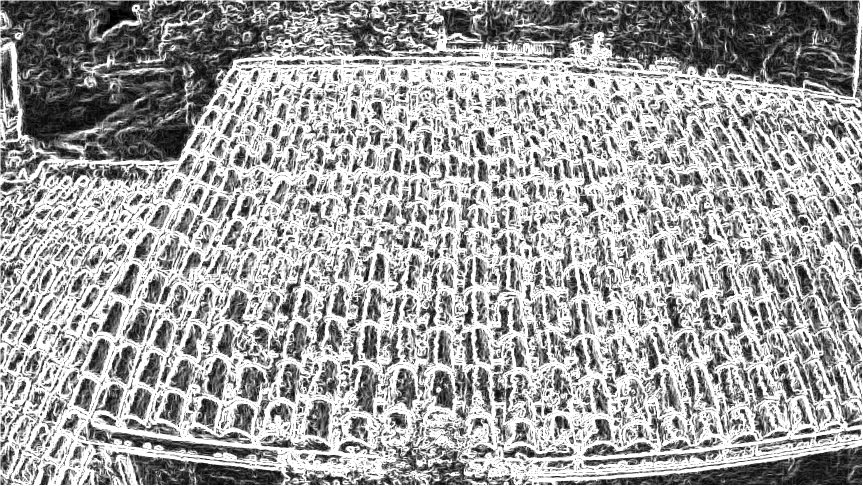
#> input picture transfo.png, 1725 x 971 px, found by its file name (shown at 1/2 size)
$ python Lignes.py   (Python 2 division)
#> lines starting #> are read from the running program, lines starting #| are printed output that depends on the picture
import matplotlib.pyplot as plt

from PIL import Image
from math import sqrt
import numpy as np

path = "../la-start-up/transfo.png" # Image path
img = Image.open(path)
#> img is the input picture: PIL image 1725x971 RGB; min 0, max 255, mean 161.3
width, height = img.size
#> width = 1725; height = 971
newimg = Image.new("RGB", (width, height), "white")
#> newimg: PIL image 1725x971 RGB; every value is 255

LZ = []
LI = []
L = []
Temp =[]
TempI = []
TempZ = []

np.array(L)


inc = 0
front = 4 #permet de prendre une ligne toute les front lignes


Ave = []
Ave2 = []
Stdev = []
Stdev2 = []


l = 0
n = 0
s = 0
s2 = 0
a = 0
a2 = 0

for y in range (1, height - 1):

    inc += 1

    if (inc == front):
        n += 1
        inc = 0

        for x in range (1, width - 1):
            p = img.getpixel((x, y))
            Temp.append(p[0])
        L.append(Temp)
        Temp = []

    l += 1
    po = l*10000/height
    po =float(po)/float(100)
    print po,"%"
#> after the loop, L = 242 items; Temp = []; inc = 1; l = 969; n = 242


print "100 % *******************************************************************************************************"
l = 0

for y in range (0, n - 1):
    for i in L[y]:
        a += i
    a = float(int(float(a)/float(width)*100)/float(100))
    Ave.append(a);

    for i in L[y]:
        s += pow(i - a, 2)
    s = float(int(sqrt(float(s)/float(width))*100)/float(100))
    Stdev.append(s)

    for i in range(0, width - 2):
        if (L[y][i] >= a + 2*s):
            TempI.append(L[y][i])

        else:
            TempI.append(0)

    LI.append(TempI)
    TempI = []

    l += 1
    po = l*10000/n
    po =float(po)/float(100)
    print po,"%"
#> this loop made 241 passes
#> po on passes 1 to 3: 0.41, 0.82, 1.23
#| 0.41 %
#| 0.82 %
#| 1.23 %
#| 1.65 %
#| 2.06 %
#| 2.47 %
#| 2.89 %
#| 3.3 %
#> (further printed lines are left out)
#> after the loop, Ave = 241 values, max 193.2 at index 115, min 84.64 at index 2, mean 160.7; LI = 241 items; Stdev = 241 values, max 95.45 at index 235, min 62.29 at index 14, mean 81.45; a = 100.1; l = 241; s = 80.35

print "100 % *******************************************************************************************************"
l = 0

def autocorr(rank):
#> called with rank = 160
    z = 0
    Z = []
    for tau in range (0, len(L[rank]) - 1):
        for i in range(tau, len(L[rank]) - 1):
            z += (L[rank][i] - Ave[rank])*(L[rank][i - tau] - Ave[rank])
        Z.append(z)
        z = 0
    return Z;

Z = autocorr(160)

for i in Z:
    a2 += i
#> this loop made 1722 passes
#> i on passes 1 to 3: 11528668.3, 9513066.4, 6945298.8
a2 = float(int(float(a2)/float(width)*100)/float(100))
Ave2.append(a2);

for i in Z:
    s2 += pow(i - a2, 2)
s2 = float(int(sqrt(float(s2)/float(width))*100)/float(100))
Stdev2.append(s2)


for i in Z:
    if (i >= a2 + s2):
        TempZ.append(i)

    else:
        TempZ.append(0)

    LZ.append(TempZ)
    TempZ = []

    l += 1
    po = l*10000/len(Z)
    po =float(po)/float(100)
    print po,"%"

print "100 % *******************************************************************************************************"

print "\n    AVERAGES :", Ave,"\n    STANDARD DEVIATIONS :", Stdev
#> (printed output is left out)

plt.figure(1)

plt.subplot(211)
plt.grid(True)

plt.plot(L[160], '^')#Affichage de la ligne voulue.
plt.plot(LI[160], '*')#Affichage en superposition des pics d'Intensity
plt.xlabel('Sample')
plt.ylabel('Intensity')

plt.subplot(212)
plt.grid(True)
plt.plot(Z, '+')
plt.plot(LZ, '*')
plt.xlabel('Sample')
plt.ylabel('Correlation')

plt.show(True)
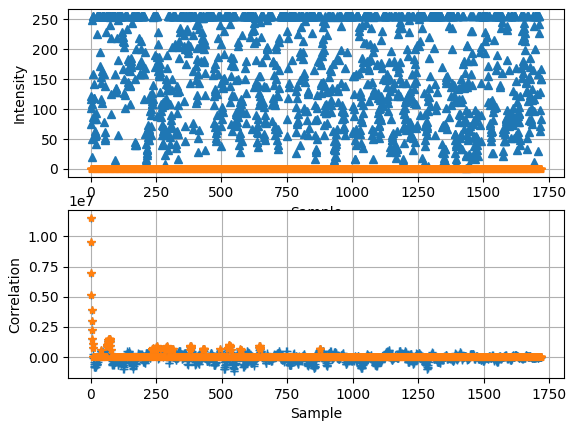
#> figure drawn by matplotlib, 2 panels; panel 1: curve peaks at x = 8, y = 255; panel 2: curve peaks at x = 0, y = 11528668.3; panel 2: curve peaks at x = 0, y = 11528668.3

$ run again, with tuile4.png copied over transfo.png
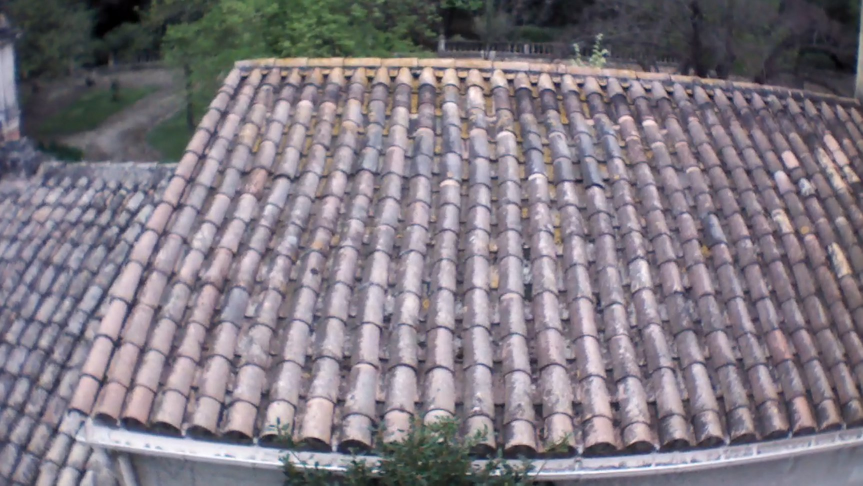
#> input picture tuile4.png, 1725 x 971 px, found by its file name (shown at 1/2 size)
#> img is the input picture: PIL image 1725x971 RGB; mean R, G, B 127.6, 120.7, 129.8
#> newimg: PIL image 1725x971 RGB; every value is 255
#> after the loop `for y in range (1, height - 1):`: L = 242 items; Temp = []; inc = 1; l = 969; n = 242
#> the loop `for y in range (0, n - 1):` made 241 passes
#> po on passes 1 to 3: 0.41, 0.82, 1.23
#> (printed output is left out)
#> after the loop `for y in range (0, n - 1):`: Ave = 241 values, max 158.6 at index 196, min 51.68 at index 5, mean 127.9; LI = 241 items; Stdev = 241 values, max 76.37 at index 30, min 15.84 at index 19, mean 41.05; a = 95.69; l = 241; s = 41.33
#> the loop `for i in Z:` made 1722 passes
#> i on passes 1 to 3: 2720776.9, 2689808.7, 2607859.7
#> (printed output is left out)
#> `plt.show(True)`:
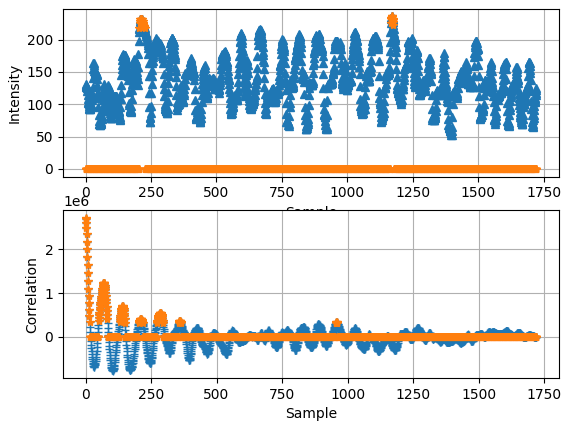
#> figure drawn by matplotlib, 2 panels; panel 1: curve peaks at x = 1170, y = 236; panel 1: curve peaks at x = 1170, y = 236; panel 2: curve peaks at x = 0, y = 2720776.9; panel 2: curve peaks at x = 0, y = 2720776.9
